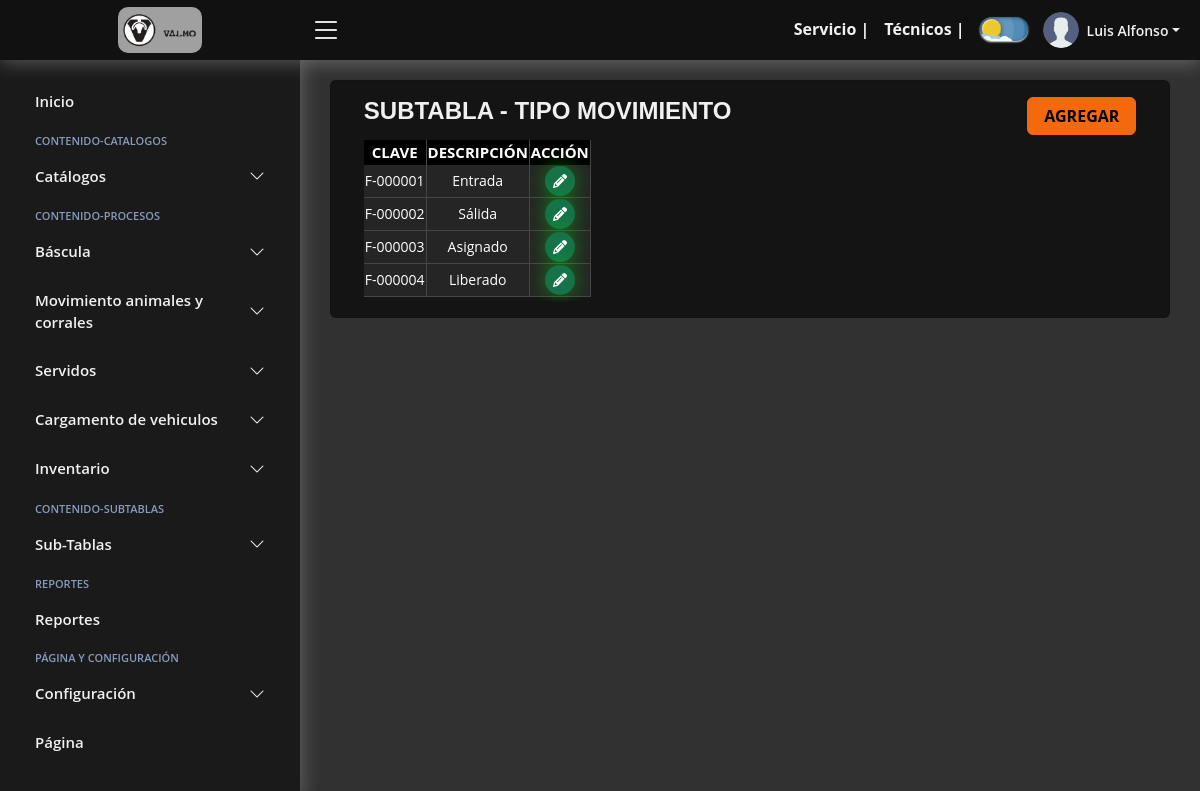
The app's page /SubTabla-Tipo-Movimiento/ (signed in) with its own data.
### Aplicacion/models.py (models this page shows)
class tblTipoMov(models.Model):
    ID = models.AutoField(primary_key=True)
    Clave = models.CharField(max_length=15, null=True)
    Descripcion = models.CharField(max_length=150,null=True)

### Aplicacion/CRUD/mostrarSubTabla.py (the view)
def TablaTipoMovimiento(request):
    grupos = grupo_user(request)
    TTipoMovimiento = tblTipoMov.objects.all()
    ServiciosWeb = servicioActivo()
    return render(request, 'SubTablas/TipoMovimiento/index.html',{'grupos': grupos,'ServiciosWeb': ServiciosWeb,
    'TTipoMovimiento': TTipoMovimiento})

### Aplicacion/views.py (called while the page is built)
@login_required
def grupo_user(request):
    user = request.user
    if user.groups.exists():
        grupo = user.groups.first()
        grupos_user = grupo.name
        grupos = grupos_user
        return grupos

def servicioActivo():
    ServiciosWeb = tblServiciosWeb.objects.get(ID=1)
    FechaDeHoy = date.today().strftime('%Y-%m-%d')
    FechaDeHoy = date.today()
    if ServiciosWeb.FechaVencimiento <= FechaDeHoy:
        fecha_vencimiento = datetime.combine(
            ServiciosWeb.FechaVencimiento, datetime.min.time())
        diferencia = FechaDeHoy - fecha_vencimiento.date()
        dias_pasados = diferencia.days
        EstadoDePago = False
        save_servicio = tblServiciosWeb.objects.get(ID=1)
        save_servicio.EstadoPago = EstadoDePago
        save_servicio.save()
        if ServiciosWeb.EstadoPago == False and dias_pasados == 5:
            Servicios = False
            save_servicio = tblServiciosWeb.objects.get(ID=1)
            save_servicio.Servicio = Servicios
            save_servicio.save()
    return ServiciosWeb

### Aplicacion/templates/SubTablas/TipoMovimiento/index.html (shortened to what this page needs)
{% extends "include/header.html" %}
{% load static %}
{% block body %}
{% if ServiciosWeb.Servicio == True or perms.Aplicacion.add_tblserviciosweb %}
<div class="card card-hdr">
    <div class="card-body">
        <div class="row">
            <div class="col-10">
                <h1>SUBTABLA - TIPO MOVIMIENTO</h1>
            </div>
            <div class="col-2">
                {% if perms.Aplicacion.add_tbltipomov %}
                <a href="{% url 'F-Tipo-Movimiento'%}">
                    <button type="button" class="btn button-add col-12">
                         AGREGAR
                    </button>
                </a>
                {% endif %}
            </div>
        </div>
        {% if perms.Aplicacion.view_tbltipomov %}
        <div class="table-responsive py-1">
            <table class="tabla_id">
                <thead>
                    <tr>
                        <th class="th-responsive">CLAVE</th>
                        <th class="th-responsive">DESCRIPCIÓN</th>
                        {% if perms.Aplicacion.change_tbltipomov or perms.Aplicacion.delete_tbltipomov %}
                        <th class="th-responsive">ACCIÓN</th>
                        {% endif %}
                    </tr>
                </thead>
                <tbody>
                    {% for TipoMovimiento in TTipoMovimiento %}
                    <tr>
                        <td>
                            {{ TipoMovimiento.Clave}}
                        </td>
                        <td>
                            {{ TipoMovimiento.Descripcion}}
                        </td>
                        {% if perms.Aplicacion.change_tbltipomov or perms.Aplicacion.delete_tbltipomov %}
                        <td>
                            {% if perms.Aplicacion.change_tbltipomov %}
                            <a style="display: inline-block;"
                                href="Editar/{{TipoMovimiento.ID}}">
                                <button class="edit-button">
                                </button>
                            </a>
                            {% endif %}
                        </td>
                        {% endif %}
                    </tr>
                    {% endfor %}
                </tbody>
            </table>
        </div>
        {% endif %}
    </div>
</div>
{% else %}
<script>
    window.location.href = "{% url 'NoPago' %}";
</script>
{% endif %}
{% endblock %}

### Aplicacion/templates/include/header.html (shortened to what this page needs)
<!DOCTYPE html>
<html lang="es">
<head>
    {% load static %}
    <link rel="stylesheet" href="{% static 'assets/css/jquery.dataTables.min.css' %}">
    <link href="{% static 'assets/vendor/bootstrap/css/bootstrap.min.css' %}" rel="stylesheet">
    <link href="{% static 'assets/vendor/bootstrap-icons/bootstrap-icons.css' %}" rel="stylesheet">
    <link href="{% static 'ruta/select2/select2.min.css' %}" rel="stylesheet" />
    <link href="{% static 'assets/css/style.css' %}" rel="stylesheet">
    <link href="{% static 'assets/css/buttons.css' %}" rel="stylesheet">
</head>
<body>
    <header id="header" class="header fixed-top d-flex align-items-center">
        <div class="d-flex align-items-center justify-content-center">
            <a href="{% url 'Sistema' %}" class="logo d-flex align-items-center">
                <img src="{% static 'assets/img-pages/valmo.png' %}" alt="">
            </a>
            <i class="bi bi-list toggle-sidebar-btn"></i>
        </div>
        <nav class="header-nav ms-auto">
            <ul class="d-flex">
                {% if perms.Aplicacion.add_tbltecnicos or perms.Aplicacion.view_tblserviciosweb %}
                <li class="nav-item dropdown ocultar-top" style="margin: 5px 15px 0 0;">
                    <a class="nav-link collapsed button-top ocultar-top h6-form" href="{% url 'Pagos' %}">
                        Servicio |
                    </a>
                </li>
                {% endif %}
                {% if perms.Aplicacion.add_tbltecnicos or perms.Aplicacion.view_tbltecnicos %}
                <li class="nav-item dropdown ocultar-top" style="margin: 5px 15px 0 0;">
                    <a class="nav-link collapsed ocultar-top h6-form" href="{% url 'TUsuarios' %}">
                        Técnicos |
                    </a>
                </li>
                {% endif %}
                <li class="nav-item dropdown" style="margin: 5px 15px 0 0;">
                    <label class="theme-switch">
                        <div class="theme-switch__container">
                            <div class="theme-switch__clouds"></div>
                            <div class="theme-switch__circle-container">
                                <div class="theme-switch__sun-moon-container">
                                </div>
                            </div>
                        </div>
                    </label>
                </li>
                <li class="nav-item dropdown" style="margin: 0px 20px 0 0;">
                    <a class="nav-link nav-profile d-flex align-items-center pe-0" href="#" data-bs-toggle="dropdown">
                        <img src="{% static 'assets/img/profile-img.png' %}" alt="Profile" class="rounded-circle">
                        <span class="d-none d-md-block dropdown-toggle ps-2">{{user.first_name}}</span>
                    </a>
                </li>
            </ul>
        </nav>
    </header>
    <aside id="sidebar" class="sidebar">
        <ul class="sidebar-nav" id="sidebar-nav">
            <li class="nav-item">
                <a class="nav-link" href="{% url 'Sistema' %}">
                    <span>Inicio</span>
                </a>
            </li>
            <li class="nav-heading">Contenido-Catalogos</li>
            <li class="nav-item">
                <a class="nav-link collapsed" data-bs-target="#components-nav" data-bs-toggle="collapse" href="#">
                    <span>Catálogos</span><i class="bi bi-chevron-down ms-auto"></i>
                </a>
            </li>
            <li class="nav-heading">Contenido-Procesos</li>
            <li class="nav-item">
                <a class="nav-link collapsed" data-bs-target="#forms-bascula" data-bs-toggle="collapse" href="#">
                    <span>Báscula</span><i class="bi bi-chevron-down ms-auto"></i>
                </a>
            </li>
            <li class="nav-item">
                <a class="nav-link collapsed" data-bs-target="#forms-nav" data-bs-toggle="collapse" href="#">
                    <span>Movimiento animales y corrales</span><i class="bi bi-chevron-down ms-auto"></i>
                </a>
            </li>
            <li class="nav-item">
                <a class="nav-link collapsed" data-bs-target="#forms-servidos" data-bs-toggle="collapse" href="#">
                    <span>Servidos</span><i class="bi bi-chevron-down ms-auto"></i>
                </a>
            </li>
            <li class="nav-item">
                <a class="nav-link collapsed" data-bs-target="#forms-tolva" data-bs-toggle="collapse" href="#">
                    <span>Cargamento de vehiculos</span><i class="bi bi-chevron-down ms-auto"></i>
                </a>
            </li>
            <li class="nav-item">
                <a class="nav-link collapsed" data-bs-target="#forms-inventario" data-bs-toggle="collapse" href="#">
                    <span>Inventario</span><i class="bi bi-chevron-down ms-auto"></i>
                </a>
            </li>
            <li class="nav-heading">Contenido-SubTablas</li>
            <li class="nav-item">
                <a class="nav-link collapsed" data-bs-target="#subtables-nav" data-bs-toggle="collapse" href="#">
                    <span>Sub-Tablas</span><i class="bi bi-chevron-down ms-auto"></i>
                </a>
            </li>
            {% if perms.auth.add_user %}
            <li class="nav-heading">Reportes</li>
            <li class="nav-item">
                <a class="nav-link collapsed" href="{% url 'Reportes' %}">
                    <span>Reportes</span>
                </a>
            </li>
            {% endif %}
            <li class="nav-heading">Página y Configuración</li>
            <li class="nav-item">
                <a class="nav-link collapsed" data-bs-target="#tables-nav" data-bs-toggle="collapse" href="#">
                    <span>Configuración</span><i class="bi bi-chevron-down ms-auto"></i>
                </a>
            </li>
            <li class="nav-item">
                <a class="nav-link collapsed" href="{% url 'Inicio' %}">
                    <span>Página</span>
                </a>
            </li>
        </ul>
    </aside>
    <main id="main" class="main">
        <div class="pagetitle">
            {% if user.is_authenticated %}
            {% block body %}
            {% endblock %}
            {% else %}
            <script>
                window.location.href = "{% url 'Login' %}";
            </script>
            {% endif %}
        </div>
    </main>
</body>
</html>

### static/assets/css/buttons.css (style rules this page uses)
.theme-switch { --toggle-size: 16px; --container-width: 3em; --container-height: 1.5em; --container-radius: 3em; --container-light-bg: #3D7EAE; --container-night-bg: #1D1F2C; --circle-container-diameter: 1.5em; --sun-moon-diameter: 1.2em; --sun-bg: #ECCA2F; --moon-bg: #C4C9D1; --spot-color: #959DB1; --circle-container-offset: 0; --stars-color: #fff; --clouds-color: #F3FDFF; --back-clouds-color: #AACADF; --transition: .5s cubic-bezier(0, -0.02, 0.4, 1.25); --circle-transition: .3s cubic-bezier(0, -0.02, 0.35, 1.17); }
.theme-switch, .theme-switch *, .theme-switch *::before, .theme-switch *::after { box-sizing: border-box; margin: 0; padding: 0; font-size: var(--toggle-size); }
.theme-switch__container { width: var(--container-width); height: var(--container-height); background-color: var(--container-light-bg); border-radius: var(--container-radius); overflow: hidden; cursor: pointer; box-shadow: 0em -0.062em 0.062em rgba(0, 0, 0, 0.25), 0em 0.062em 0.125em rgba(255, 255, 255, 0.94); transition: var(--transition); position: relative; }
.theme-switch__container::before { content: ""; position: absolute; z-index: 1; inset: 0; box-shadow: 0em 0.05em 0.187em rgba(0, 0, 0, 0.25) inset, 0em 0.05em 0.187em rgba(0, 0, 0, 0.25) inset; border-radius: var(--container-radius); }
.theme-switch__circle-container { width: var(--circle-container-diameter); height: var(--circle-container-diameter); background-color: rgba(255, 255, 255, 0.1); position: absolute; left: var(--circle-container-offset); top: 50%; transform: translateY(-50%); border-radius: 50%; box-shadow: inset 0 0 0 3.375em rgba(255, 255, 255, 0.1), 0 0 0 0.625em rgba(255, 255, 255, 0.1), 0 0 0 1.25em rgba(255, 255, 255, 0.1); display: flex; transition: var(--circle-transition); pointer-events: none; }
.theme-switch__sun-moon-container { pointer-events: auto; position: relative; z-index: 2; width: var(--sun-moon-diameter); height: var(--sun-moon-diameter); margin: auto; border-radius: 50%; background-color: var(--sun-bg); box-shadow: 0.062em 0.062em 0.062em 0em rgba(254, 255, 239, 0.61) inset, 0em -0.062em 0.062em 0em #a1872a inset; filter: drop-shadow(0.062em 0.125em 0.125em rgba(0, 0, 0, 0.25)) drop-shadow(0em 0.062em 0.125em rgba(0, 0, 0, 0.25)); overflow: hidden; transition: var(--transition); }
.theme-switch__clouds { width: 0.625em; height: 0.625em; background-color: var(--clouds-color); border-radius: 50%; position: absolute; bottom: -0.312em; left: 0.156em; box-shadow: 0.468em 0.156em var(--clouds-color), -0.156em -0.156em var(--back-clouds-color), 0.718em 0.187em var(--clouds-color), 0.25em -0.062em var(--back-clouds-color), 1.093em 0 var(--clouds-color), 0.625em -0.031em var(--back-clouds-color), 1.312em 0.125em var(--clouds-color); transition: var(--transition); z-index: 1; }
.edit-button { width: 30px; height: 30px; border-radius: 50%; background-color: rgba(21, 115, 71); border: none; font-weight: 600; display: flex; align-items: center; justify-content: center; box-shadow: 0px 0px 20px rgba(0, 255, 8, 0.416); cursor: pointer; transition-duration: 0.3s; overflow: hidden; position: relative; text-decoration: none !important; }
.edit-svgIcon { width: 14px; transition-duration: 0.3s; }
.edit-button::before { display: none; content: "Editar"; color: white; transition-duration: 0.3s; font-size: 2px; }

### records on screen
tblTipoMov: Clave "F-000001", Descripcion "Entrada"
tblTipoMov: Clave "F-000002", Descripcion "Sálida"
tblTipoMov: Clave "F-000003", Descripcion "Asignado"
tblTipoMov: Clave "F-000004", Descripcion "Liberado"

### other values on screen
{{ user.first_name }} "Luis Alfonso"
